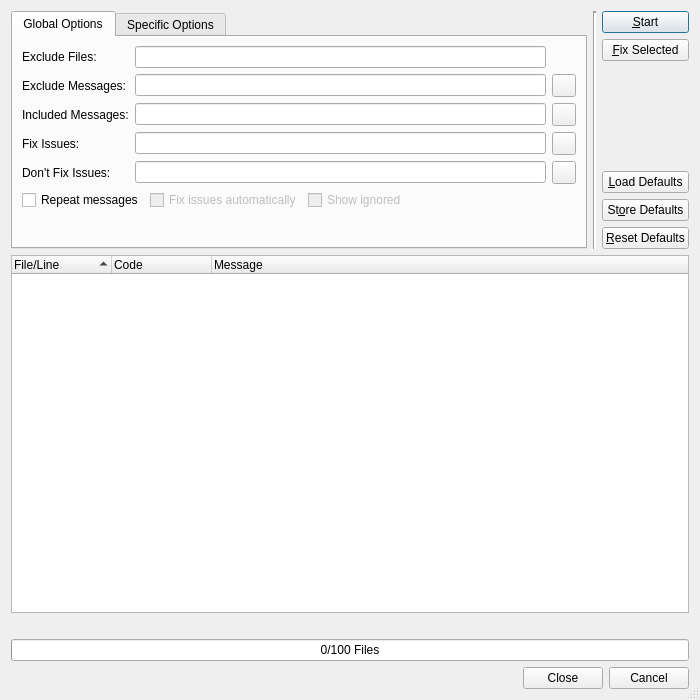
<?xml version="1.0" encoding="UTF-8"?>
<ui version="4.0">
 <class>CodeStyleCheckerDialog</class>
 <widget class="QDialog" name="CodeStyleCheckerDialog">
  <property name="geometry">
   <rect>
    <x>0</x>
    <y>0</y>
    <width>700</width>
    <height>700</height>
   </rect>
  </property>
  <property name="windowTitle">
   <string>Code Style Check Result</string>
  </property>
  <property name="whatsThis">
   <string>&lt;b&gt;Code Style Check Results&lt;/b&gt;
&lt;p&gt;This dialog shows the results of the code style check. Double clicking an
entry will open an editor window and position the cursor at the respective line and position.&lt;/p&gt;</string>
  </property>
  <property name="sizeGripEnabled">
   <bool>true</bool>
  </property>
  <layout class="QVBoxLayout" name="verticalLayout_6">
   <item>
    <widget class="QFrame" name="filterFrame">
     <property name="sizePolicy">
      <sizepolicy hsizetype="Preferred" vsizetype="Preferred">
       <horstretch>0</horstretch>
       <verstretch>4</verstretch>
      </sizepolicy>
     </property>
     <property name="frameShape">
      <enum>QFrame::NoFrame</enum>
     </property>
     <layout class="QHBoxLayout" name="horizontalLayout_5">
      <property name="leftMargin">
       <number>0</number>
      </property>
      <property name="topMargin">
       <number>0</number>
      </property>
      <property name="rightMargin">
       <number>0</number>
      </property>
      <property name="bottomMargin">
       <number>0</number>
      </property>
      <item>
       <widget class="QTabWidget" name="optionsTabWidget">
        <property name="currentIndex">
         <number>0</number>
        </property>
        <widget class="QWidget" name="tab_1">
         <attribute name="title">
          <string>Global Options</string>
         </attribute>
         <layout class="QGridLayout" name="gridLayout_2">
          <item row="0" column="0">
           <widget class="QLabel" name="label_2">
            <property name="text">
             <string>Exclude Files:</string>
            </property>
           </widget>
          </item>
          <item row="0" column="1">
           <widget class="E5ClearableLineEdit" name="excludeFilesEdit">
            <property name="toolTip">
             <string>Enter filename patterns of files to be excluded separated by a comma</string>
            </property>
           </widget>
          </item>
          <item row="1" column="0">
           <widget class="QLabel" name="label">
            <property name="text">
             <string>Exclude Messages:</string>
            </property>
           </widget>
          </item>
          <item row="1" column="1">
           <widget class="E5ClearableLineEdit" name="excludeMessagesEdit">
            <property name="toolTip">
             <string>Enter message codes or categories to be excluded separated by a comma</string>
            </property>
           </widget>
          </item>
          <item row="1" column="2">
           <widget class="QToolButton" name="excludeMessagesSelectButton">
            <property name="toolTip">
             <string>Press to select the message codes from a list</string>
            </property>
           </widget>
          </item>
          <item row="2" column="0">
           <widget class="QLabel" name="label_3">
            <property name="text">
             <string>Included Messages:</string>
            </property>
           </widget>
          </item>
          <item row="2" column="1">
           <widget class="E5ClearableLineEdit" name="includeMessagesEdit">
            <property name="toolTip">
             <string>Enter message codes or categories to be included separated by a comma</string>
            </property>
           </widget>
          </item>
          <item row="2" column="2">
           <widget class="QToolButton" name="includeMessagesSelectButton">
            <property name="toolTip">
             <string>Press to select the message codes from a list</string>
            </property>
           </widget>
          </item>
          <item row="3" column="0">
           <widget class="QLabel" name="label_4">
            <property name="text">
             <string>Fix Issues:</string>
            </property>
           </widget>
          </item>
          <item row="3" column="1">
           <widget class="E5ClearableLineEdit" name="fixIssuesEdit">
            <property name="toolTip">
             <string>Enter message codes of issues to be fixed automatically (leave empty to fix all)</string>
            </property>
           </widget>
          </item>
          <item row="3" column="2">
           <widget class="QToolButton" name="fixIssuesSelectButton">
            <property name="toolTip">
             <string>Press to select the message codes from a list</string>
            </property>
           </widget>
          </item>
          <item row="4" column="0">
           <widget class="QLabel" name="label_6">
            <property name="text">
             <string>Don't Fix Issues:</string>
            </property>
           </widget>
          </item>
          <item row="4" column="1">
           <widget class="E5ClearableLineEdit" name="noFixIssuesEdit">
            <property name="toolTip">
             <string>Enter message codes of issues not to be fixed automatically</string>
            </property>
           </widget>
          </item>
          <item row="4" column="2">
           <widget class="QToolButton" name="noFixIssuesSelectButton">
            <property name="toolTip">
             <string>Press to select the message codes from a list</string>
            </property>
           </widget>
          </item>
          <item row="5" column="0" colspan="3">
           <layout class="QHBoxLayout" name="horizontalLayout">
            <item>
             <widget class="QCheckBox" name="repeatCheckBox">
              <property name="toolTip">
               <string>Select to repeat each message type</string>
              </property>
              <property name="text">
               <string>Repeat messages</string>
              </property>
             </widget>
            </item>
            <item>
             <widget class="QCheckBox" name="fixIssuesCheckBox">
              <property name="enabled">
               <bool>false</bool>
              </property>
              <property name="toolTip">
               <string>Select to fix some issues</string>
              </property>
              <property name="text">
               <string>Fix issues automatically</string>
              </property>
             </widget>
            </item>
            <item>
             <widget class="QCheckBox" name="ignoredCheckBox">
              <property name="enabled">
               <bool>false</bool>
              </property>
              <property name="toolTip">
               <string>Select to show ignored issues</string>
              </property>
              <property name="text">
               <string>Show ignored</string>
              </property>
             </widget>
            </item>
            <item>
             <spacer name="horizontalSpacer">
              <property name="orientation">
               <enum>Qt::Horizontal</enum>
              </property>
              <property name="sizeHint" stdset="0">
               <size>
                <width>40</width>
                <height>20</height>
               </size>
              </property>
             </spacer>
            </item>
           </layout>
          </item>
          <item row="6" column="0" colspan="2">
           <spacer name="verticalSpacer_2">
            <property name="orientation">
             <enum>Qt::Vertical</enum>
            </property>
            <property name="sizeHint" stdset="0">
             <size>
              <width>20</width>
              <height>68</height>
             </size>
            </property>
           </spacer>
          </item>
         </layout>
        </widget>
        <widget class="QWidget" name="tab_2">
         <attribute name="title">
          <string>Specific Options</string>
         </attribute>
         <layout class="QVBoxLayout" name="verticalLayout_4">
          <property name="leftMargin">
           <number>1</number>
          </property>
          <property name="topMargin">
           <number>1</number>
          </property>
          <property name="rightMargin">
           <number>1</number>
          </property>
          <property name="bottomMargin">
           <number>1</number>
          </property>
          <item>
           <widget class="QScrollArea" name="scrollArea">
            <property name="frameShape">
             <enum>QFrame::NoFrame</enum>
            </property>
            <property name="frameShadow">
             <enum>QFrame::Plain</enum>
            </property>
            <property name="verticalScrollBarPolicy">
             <enum>Qt::ScrollBarAlwaysOn</enum>
            </property>
            <property name="widgetResizable">
             <bool>true</bool>
            </property>
            <widget class="QWidget" name="scrollAreaWidgetContents">
             <property name="geometry">
              <rect>
               <x>0</x>
               <y>0</y>
               <width>561</width>
               <height>932</height>
              </rect>
             </property>
             <layout class="QVBoxLayout" name="verticalLayout_7">
              <item>
               <widget class="QGroupBox" name="groupBox">
                <property name="title">
                 <string>Source Style</string>
                </property>
                <layout class="QVBoxLayout" name="verticalLayout_2">
                 <item>
                  <layout class="QGridLayout" name="gridLayout_5">
                   <item row="0" column="0">
                    <widget class="QLabel" name="label_5">
                     <property name="text">
                      <string>Max. Line Length:</string>
                     </property>
                    </widget>
                   </item>
                   <item row="0" column="1">
                    <widget class="QSpinBox" name="lineLengthSpinBox">
                     <property name="toolTip">
                      <string>Enter the maximum allowed line length (PEP-8: 79 characters)</string>
                     </property>
                     <property name="alignment">
                      <set>Qt::AlignRight|Qt::AlignTrailing|Qt::AlignVCenter</set>
                     </property>
                     <property name="minimum">
                      <number>60</number>
                     </property>
                     <property name="maximum">
                      <number>119</number>
                     </property>
                     <property name="value">
                      <number>79</number>
                     </property>
                    </widget>
                   </item>
                   <item row="1" column="0">
                    <widget class="QLabel" name="label_17">
                     <property name="text">
                      <string>Max. Documentation Line Length:</string>
                     </property>
                    </widget>
                   </item>
                   <item row="1" column="1">
                    <widget class="QSpinBox" name="docLineLengthSpinBox">
                     <property name="toolTip">
                      <string>Enter the maximum allowed line length (PEP-8: 79 characters)</string>
                     </property>
                     <property name="alignment">
                      <set>Qt::AlignRight|Qt::AlignTrailing|Qt::AlignVCenter</set>
                     </property>
                     <property name="minimum">
                      <number>60</number>
                     </property>
                     <property name="maximum">
                      <number>119</number>
                     </property>
                     <property name="value">
                      <number>79</number>
                     </property>
                    </widget>
                   </item>
                   <item row="0" column="2">
                    <spacer name="horizontalSpacer_3">
                     <property name="orientation">
                      <enum>Qt::Horizontal</enum>
                     </property>
                     <property name="sizeHint" stdset="0">
                      <size>
                       <width>40</width>
                       <height>20</height>
                      </size>
                     </property>
                    </spacer>
                   </item>
                  </layout>
                 </item>
                 <item>
                  <widget class="QGroupBox" name="groupBox_8">
                   <property name="title">
                    <string>Blank Lines Before</string>
                   </property>
                   <layout class="QGridLayout" name="gridLayout_3">
                    <item row="0" column="0">
                     <widget class="QLabel" name="label_15">
                      <property name="text">
                       <string>Top Level Classes and Functions:</string>
                      </property>
                     </widget>
                    </item>
                    <item row="0" column="1">
                     <widget class="QSpinBox" name="blankBeforeTopLevelSpinBox">
                      <property name="toolTip">
                       <string>Enter the number of blank lines before top level classes and functions</string>
                      </property>
                      <property name="alignment">
                       <set>Qt::AlignRight|Qt::AlignTrailing|Qt::AlignVCenter</set>
                      </property>
                      <property name="minimum">
                       <number>1</number>
                      </property>
                      <property name="maximum">
                       <number>10</number>
                      </property>
                      <property name="value">
                       <number>2</number>
                      </property>
                     </widget>
                    </item>
                    <item row="0" column="2">
                     <spacer name="horizontalSpacer_6">
                      <property name="orientation">
                       <enum>Qt::Horizontal</enum>
                      </property>
                      <property name="sizeHint" stdset="0">
                       <size>
                        <width>153</width>
                        <height>20</height>
                       </size>
                      </property>
                     </spacer>
                    </item>
                    <item row="1" column="0">
                     <widget class="QLabel" name="label_16">
                      <property name="text">
                       <string>Methods and Nested Classes and Functions:</string>
                      </property>
                     </widget>
                    </item>
                    <item row="1" column="1">
                     <widget class="QSpinBox" name="blankBeforeMethodSpinBox">
                      <property name="toolTip">
                       <string>Enter the number of blank lines before methods and nested classes or functions</string>
                      </property>
                      <property name="alignment">
                       <set>Qt::AlignRight|Qt::AlignTrailing|Qt::AlignVCenter</set>
                      </property>
                      <property name="minimum">
                       <number>1</number>
                      </property>
                      <property name="maximum">
                       <number>10</number>
                      </property>
                      <property name="value">
                       <number>1</number>
                      </property>
                     </widget>
                    </item>
                   </layout>
                  </widget>
                 </item>
                 <item>
                  <widget class="QCheckBox" name="hangClosingCheckBox">
                   <property name="toolTip">
                    <string>Select to allow hanging closing brackets</string>
                   </property>
                   <property name="text">
                    <string>Allow hanging closing brackets</string>
                   </property>
                  </widget>
                 </item>
                </layout>
               </widget>
              </item>
              <item>
               <widget class="QGroupBox" name="groupBox_2">
                <property name="title">
                 <string>Documentation Style</string>
                </property>
                <layout class="QHBoxLayout" name="horizontalLayout_3">
                 <item>
                  <widget class="QLabel" name="label_7">
                   <property name="text">
                    <string>Docstring Type:</string>
                   </property>
                  </widget>
                 </item>
                 <item>
                  <widget class="QComboBox" name="docTypeComboBox">
                   <property name="toolTip">
                    <string>Select the rule set for docstrings</string>
                   </property>
                  </widget>
                 </item>
                 <item>
                  <spacer name="horizontalSpacer_4">
                   <property name="orientation">
                    <enum>Qt::Horizontal</enum>
                   </property>
                   <property name="sizeHint" stdset="0">
                    <size>
                     <width>297</width>
                     <height>20</height>
                    </size>
                   </property>
                  </spacer>
                 </item>
                </layout>
               </widget>
              </item>
              <item>
               <widget class="QGroupBox" name="groupBox_4">
                <property name="title">
                 <string>Coding Line</string>
                </property>
                <layout class="QHBoxLayout" name="horizontalLayout_6">
                 <item>
                  <widget class="QLabel" name="label_9">
                   <property name="text">
                    <string>Valid Encodings:</string>
                   </property>
                  </widget>
                 </item>
                 <item>
                  <widget class="E5ClearableLineEdit" name="encodingsEdit">
                   <property name="toolTip">
                    <string>Enter valid encodings separated by a comma (leave empty to use defaults)</string>
                   </property>
                  </widget>
                 </item>
                </layout>
               </widget>
              </item>
              <item>
               <widget class="QGroupBox" name="groupBox_5">
                <property name="title">
                 <string>Copyright</string>
                </property>
                <layout class="QGridLayout" name="gridLayout">
                 <item row="0" column="0">
                  <widget class="QLabel" name="label_10">
                   <property name="text">
                    <string>Min. File Size:</string>
                   </property>
                  </widget>
                 </item>
                 <item row="0" column="1">
                  <widget class="QSpinBox" name="copyrightFileSizeSpinBox">
                   <property name="toolTip">
                    <string>Enter the minimum size a file must have to be checked (0 for all files)</string>
                   </property>
                   <property name="alignment">
                    <set>Qt::AlignRight|Qt::AlignTrailing|Qt::AlignVCenter</set>
                   </property>
                   <property name="maximum">
                    <number>4096</number>
                   </property>
                  </widget>
                 </item>
                 <item row="0" column="2">
                  <spacer name="horizontalSpacer_2">
                   <property name="orientation">
                    <enum>Qt::Horizontal</enum>
                   </property>
                   <property name="sizeHint" stdset="0">
                    <size>
                     <width>324</width>
                     <height>20</height>
                    </size>
                   </property>
                  </spacer>
                 </item>
                 <item row="1" column="0">
                  <widget class="QLabel" name="label_11">
                   <property name="text">
                    <string>Author:</string>
                   </property>
                  </widget>
                 </item>
                 <item row="1" column="1" colspan="2">
                  <widget class="E5ClearableLineEdit" name="copyrightAuthorEdit">
                   <property name="toolTip">
                    <string>Enter a copyright author name to check for (leave empty to omit this check)</string>
                   </property>
                  </widget>
                 </item>
                </layout>
               </widget>
              </item>
              <item>
               <widget class="QGroupBox" name="groupBox_6">
                <property name="title">
                 <string>Future Imports</string>
                </property>
                <layout class="QHBoxLayout" name="horizontalLayout_7">
                 <item>
                  <widget class="QLabel" name="label_12">
                   <property name="text">
                    <string>Expected Imports:</string>
                   </property>
                   <property name="alignment">
                    <set>Qt::AlignLeading|Qt::AlignLeft|Qt::AlignTop</set>
                   </property>
                  </widget>
                 </item>
                 <item>
                  <widget class="QListWidget" name="futuresList">
                   <property name="alternatingRowColors">
                    <bool>true</bool>
                   </property>
                   <property name="selectionMode">
                    <enum>QAbstractItemView::ExtendedSelection</enum>
                   </property>
                   <property name="sortingEnabled">
                    <bool>true</bool>
                   </property>
                  </widget>
                 </item>
                </layout>
               </widget>
              </item>
              <item>
               <widget class="QGroupBox" name="groupBox_7">
                <property name="title">
                 <string>Ignore Built-ins Assignment</string>
                </property>
                <layout class="QHBoxLayout" name="horizontalLayout_8">
                 <item>
                  <widget class="QTreeWidget" name="builtinsAssignmentList">
                   <property name="alternatingRowColors">
                    <bool>true</bool>
                   </property>
                   <property name="rootIsDecorated">
                    <bool>false</bool>
                   </property>
                   <property name="sortingEnabled">
                    <bool>true</bool>
                   </property>
                   <column>
                    <property name="text">
                     <string>Left</string>
                    </property>
                   </column>
                   <column>
                    <property name="text">
                     <string>Right</string>
                    </property>
                   </column>
                  </widget>
                 </item>
                 <item>
                  <layout class="QVBoxLayout" name="verticalLayout_5">
                   <item alignment="Qt::AlignHCenter">
                    <widget class="QToolButton" name="addBuiltinButton">
                     <property name="toolTip">
                      <string>Press to add a built-in assignment to be ignored</string>
                     </property>
                     <property name="text">
                      <string notr="true">+</string>
                     </property>
                    </widget>
                   </item>
                   <item alignment="Qt::AlignHCenter">
                    <widget class="QToolButton" name="deleteBuiltinButton">
                     <property name="toolTip">
                      <string>Press to delete the selected entries</string>
                     </property>
                     <property name="text">
                      <string notr="true">-</string>
                     </property>
                    </widget>
                   </item>
                   <item>
                    <spacer name="verticalSpacer_3">
                     <property name="orientation">
                      <enum>Qt::Vertical</enum>
                     </property>
                     <property name="sizeHint" stdset="0">
                      <size>
                       <width>20</width>
                       <height>40</height>
                      </size>
                     </property>
                    </spacer>
                   </item>
                  </layout>
                 </item>
                </layout>
               </widget>
              </item>
              <item>
               <widget class="QGroupBox" name="groupBox_9">
                <property name="title">
                 <string>Commented Code</string>
                </property>
                <layout class="QVBoxLayout" name="verticalLayout_3">
                 <item>
                  <widget class="QCheckBox" name="aggressiveCheckBox">
                   <property name="toolTip">
                    <string>Select to search for commented code more aggressively. This may increase the number of false positives.</string>
                   </property>
                   <property name="text">
                    <string>Search aggressively</string>
                   </property>
                  </widget>
                 </item>
                </layout>
               </widget>
              </item>
              <item>
               <widget class="QGroupBox" name="groupBox_3">
                <property name="title">
                 <string>Code Complexity</string>
                </property>
                <layout class="QGridLayout" name="gridLayout_4">
                 <item row="0" column="2" rowspan="2">
                  <spacer name="horizontalSpacer_5">
                   <property name="orientation">
                    <enum>Qt::Horizontal</enum>
                   </property>
                   <property name="sizeHint" stdset="0">
                    <size>
                     <width>313</width>
                     <height>20</height>
                    </size>
                   </property>
                  </spacer>
                 </item>
                 <item row="0" column="0">
                  <widget class="QLabel" name="label_8">
                   <property name="text">
                    <string>Max. McCabe Complexity:</string>
                   </property>
                  </widget>
                 </item>
                 <item row="0" column="1">
                  <widget class="QSpinBox" name="complexitySpinBox">
                   <property name="toolTip">
                    <string>Enter the maximum allowed code complexity (McCabe: 10)</string>
                   </property>
                   <property name="alignment">
                    <set>Qt::AlignRight|Qt::AlignTrailing|Qt::AlignVCenter</set>
                   </property>
                   <property name="maximum">
                    <number>100</number>
                   </property>
                   <property name="value">
                    <number>10</number>
                   </property>
                  </widget>
                 </item>
                 <item row="1" column="0">
                  <widget class="QLabel" name="label_13">
                   <property name="text">
                    <string>Max. Line Complexity:</string>
                   </property>
                  </widget>
                 </item>
                 <item row="1" column="1">
                  <widget class="QSpinBox" name="lineComplexitySpinBox">
                   <property name="toolTip">
                    <string>Enter the maximum complexity (number of nodes) for a line of code</string>
                   </property>
                   <property name="alignment">
                    <set>Qt::AlignRight|Qt::AlignTrailing|Qt::AlignVCenter</set>
                   </property>
                   <property name="maximum">
                    <number>100</number>
                   </property>
                   <property name="value">
                    <number>15</number>
                   </property>
                  </widget>
                 </item>
                 <item row="2" column="0">
                  <widget class="QLabel" name="label_14">
                   <property name="text">
                    <string>Max. Line Complexity Score:</string>
                   </property>
                  </widget>
                 </item>
                 <item row="2" column="1">
                  <widget class="QSpinBox" name="lineComplexityScoreSpinBox">
                   <property name="toolTip">
                    <string>Enter the maximum allowed median for line complexity</string>
                   </property>
                   <property name="alignment">
                    <set>Qt::AlignRight|Qt::AlignTrailing|Qt::AlignVCenter</set>
                   </property>
                   <property name="maximum">
                    <number>100</number>
                   </property>
                   <property name="value">
                    <number>10</number>
                   </property>
                  </widget>
                 </item>
                </layout>
               </widget>
              </item>
             </layout>
            </widget>
           </widget>
          </item>
         </layout>
        </widget>
       </widget>
      </item>
      <item>
       <widget class="Line" name="line">
        <property name="lineWidth">
         <number>2</number>
        </property>
        <property name="orientation">
         <enum>Qt::Vertical</enum>
        </property>
       </widget>
      </item>
      <item>
       <layout class="QVBoxLayout" name="verticalLayout">
        <item>
         <widget class="QPushButton" name="startButton">
          <property name="toolTip">
           <string>Press to start the code style check run</string>
          </property>
          <property name="text">
           <string>&amp;Start</string>
          </property>
         </widget>
        </item>
        <item>
         <widget class="QPushButton" name="fixButton">
          <property name="toolTip">
           <string>Press to fix the selected issues</string>
          </property>
          <property name="text">
           <string>&amp;Fix Selected</string>
          </property>
         </widget>
        </item>
        <item>
         <spacer name="verticalSpacer">
          <property name="orientation">
           <enum>Qt::Vertical</enum>
          </property>
          <property name="sizeHint" stdset="0">
           <size>
            <width>20</width>
            <height>18</height>
           </size>
          </property>
         </spacer>
        </item>
        <item>
         <widget class="QPushButton" name="loadDefaultButton">
          <property name="toolTip">
           <string>Press to load the default values</string>
          </property>
          <property name="text">
           <string>&amp;Load Defaults</string>
          </property>
         </widget>
        </item>
        <item>
         <widget class="QPushButton" name="storeDefaultButton">
          <property name="toolTip">
           <string>Press to store the current values as defaults</string>
          </property>
          <property name="text">
           <string>St&amp;ore Defaults</string>
          </property>
         </widget>
        </item>
        <item>
         <widget class="QPushButton" name="resetDefaultButton">
          <property name="toolTip">
           <string>Press to reset the default values</string>
          </property>
          <property name="text">
           <string>&amp;Reset Defaults</string>
          </property>
         </widget>
        </item>
       </layout>
      </item>
     </layout>
    </widget>
   </item>
   <item>
    <widget class="QTreeWidget" name="resultList">
     <property name="sizePolicy">
      <sizepolicy hsizetype="Expanding" vsizetype="Expanding">
       <horstretch>0</horstretch>
       <verstretch>6</verstretch>
      </sizepolicy>
     </property>
     <property name="whatsThis">
      <string>&lt;b&gt;Result List&lt;/b&gt;
&lt;p&gt;This list shows the results of the code style check. Double clicking
an entry will open this entry in an editor window and position the cursor at
the respective line and position.&lt;/p&gt;</string>
     </property>
     <property name="alternatingRowColors">
      <bool>true</bool>
     </property>
     <property name="selectionMode">
      <enum>QAbstractItemView::ExtendedSelection</enum>
     </property>
     <property name="sortingEnabled">
      <bool>true</bool>
     </property>
     <column>
      <property name="text">
       <string>File/Line</string>
      </property>
     </column>
     <column>
      <property name="text">
       <string>Code</string>
      </property>
     </column>
     <column>
      <property name="text">
       <string>Message</string>
      </property>
     </column>
    </widget>
   </item>
   <item>
    <widget class="E5SqueezeLabelPath" name="checkProgressLabel">
     <property name="sizePolicy">
      <sizepolicy hsizetype="Expanding" vsizetype="Preferred">
       <horstretch>0</horstretch>
       <verstretch>0</verstretch>
      </sizepolicy>
     </property>
     <property name="text">
      <string/>
     </property>
    </widget>
   </item>
   <item>
    <widget class="QProgressBar" name="checkProgress">
     <property name="toolTip">
      <string>Shows the progress of the code style check</string>
     </property>
     <property name="value">
      <number>0</number>
     </property>
     <property name="orientation">
      <enum>Qt::Horizontal</enum>
     </property>
     <property name="format">
      <string>%v/%m Files</string>
     </property>
    </widget>
   </item>
   <item>
    <widget class="QDialogButtonBox" name="buttonBox">
     <property name="orientation">
      <enum>Qt::Horizontal</enum>
     </property>
     <property name="standardButtons">
      <set>QDialogButtonBox::Cancel|QDialogButtonBox::Close</set>
     </property>
    </widget>
   </item>
  </layout>
 </widget>
 <pixmapfunction>qPixmapFromMimeSource</pixmapfunction>
 <customwidgets>
  <customwidget>
   <class>E5SqueezeLabelPath</class>
   <extends>QLabel</extends>
   <header>E5Gui/E5SqueezeLabels.h</header>
  </customwidget>
  <customwidget>
   <class>E5ClearableLineEdit</class>
   <extends>QLineEdit</extends>
   <header>E5Gui/E5LineEdit.h</header>
  </customwidget>
 </customwidgets>
 <tabstops>
  <tabstop>optionsTabWidget</tabstop>
  <tabstop>excludeFilesEdit</tabstop>
  <tabstop>excludeMessagesEdit</tabstop>
  <tabstop>excludeMessagesSelectButton</tabstop>
  <tabstop>includeMessagesEdit</tabstop>
  <tabstop>includeMessagesSelectButton</tabstop>
  <tabstop>fixIssuesEdit</tabstop>
  <tabstop>fixIssuesSelectButton</tabstop>
  <tabstop>noFixIssuesEdit</tabstop>
  <tabstop>noFixIssuesSelectButton</tabstop>
  <tabstop>repeatCheckBox</tabstop>
  <tabstop>fixIssuesCheckBox</tabstop>
  <tabstop>ignoredCheckBox</tabstop>
  <tabstop>scrollArea</tabstop>
  <tabstop>lineLengthSpinBox</tabstop>
  <tabstop>docLineLengthSpinBox</tabstop>
  <tabstop>blankBeforeTopLevelSpinBox</tabstop>
  <tabstop>blankBeforeMethodSpinBox</tabstop>
  <tabstop>hangClosingCheckBox</tabstop>
  <tabstop>docTypeComboBox</tabstop>
  <tabstop>encodingsEdit</tabstop>
  <tabstop>copyrightFileSizeSpinBox</tabstop>
  <tabstop>copyrightAuthorEdit</tabstop>
  <tabstop>futuresList</tabstop>
  <tabstop>builtinsAssignmentList</tabstop>
  <tabstop>addBuiltinButton</tabstop>
  <tabstop>deleteBuiltinButton</tabstop>
  <tabstop>aggressiveCheckBox</tabstop>
  <tabstop>complexitySpinBox</tabstop>
  <tabstop>lineComplexitySpinBox</tabstop>
  <tabstop>lineComplexityScoreSpinBox</tabstop>
  <tabstop>startButton</tabstop>
  <tabstop>fixButton</tabstop>
  <tabstop>loadDefaultButton</tabstop>
  <tabstop>storeDefaultButton</tabstop>
  <tabstop>resetDefaultButton</tabstop>
  <tabstop>resultList</tabstop>
 </tabstops>
 <resources/>
 <connections>
  <connection>
   <sender>repeatCheckBox</sender>
   <signal>toggled(bool)</signal>
   <receiver>fixIssuesCheckBox</receiver>
   <slot>setEnabled(bool)</slot>
   <hints>
    <hint type="sourcelabel">
     <x>132</x>
     <y>286</y>
    </hint>
    <hint type="destinationlabel">
     <x>343</x>
     <y>286</y>
    </hint>
   </hints>
  </connection>
  <connection>
   <sender>repeatCheckBox</sender>
   <signal>toggled(bool)</signal>
   <receiver>ignoredCheckBox</receiver>
   <slot>setEnabled(bool)</slot>
   <hints>
    <hint type="sourcelabel">
     <x>138</x>
     <y>269</y>
    </hint>
    <hint type="destinationlabel">
     <x>380</x>
     <y>271</y>
    </hint>
   </hints>
  </connection>
 </connections>
</ui>
